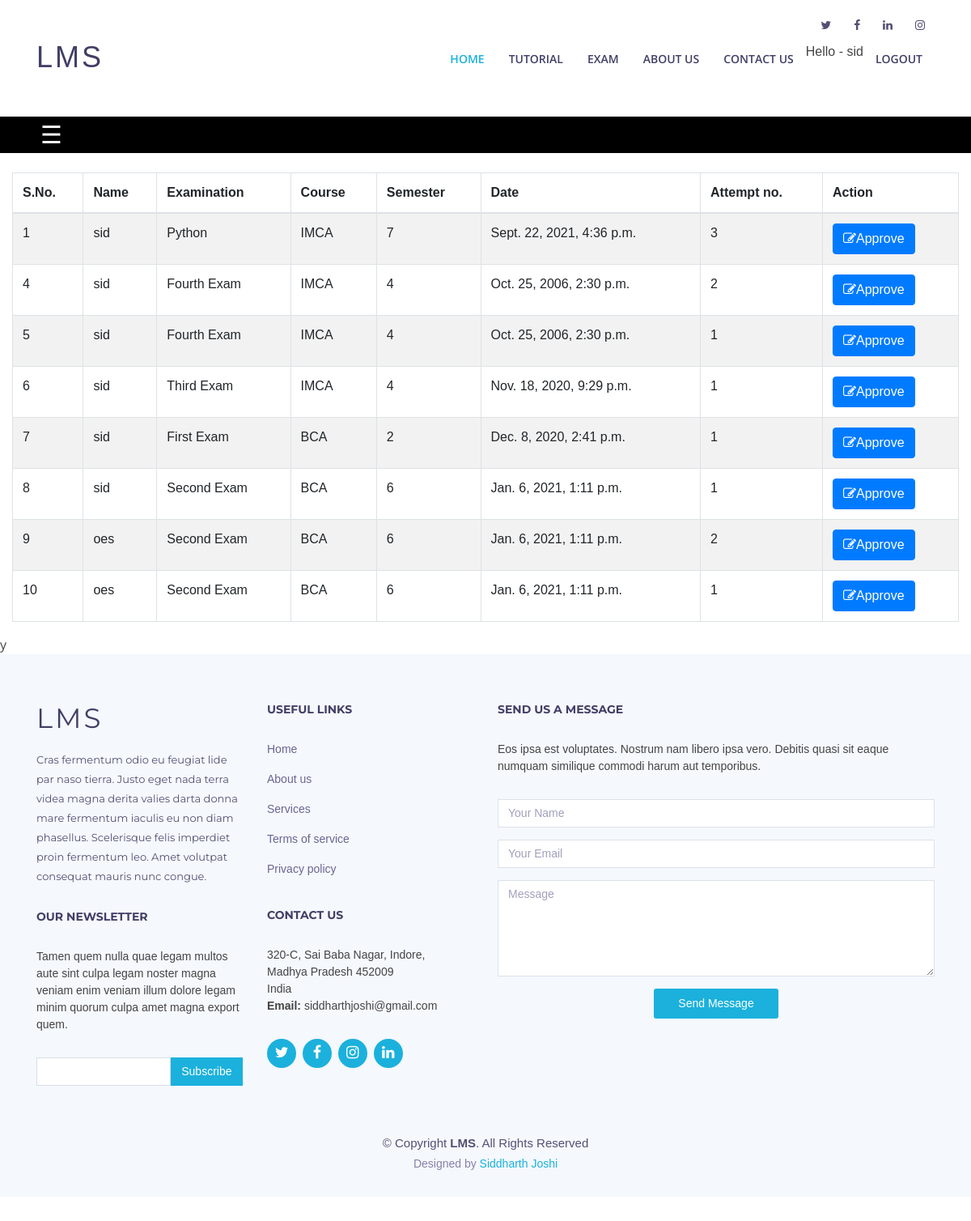
/oes/fac_exam_registration/ (signed in), run on the app's committed database.
### oes/models.py (models this page shows, shortened)
class Registration(models.Model):
    user_id = models.ForeignKey(User, on_delete = models.CASCADE)
    exam_id = models.ForeignKey(Exam_detail, on_delete = models.CASCADE)
    attempt_no = models.IntegerField()
    registered = models.IntegerField(default = 0)
    answered = models.IntegerField(default = 0)
    registered_time = models.DateTimeField(default = timezone.now)

class Exam_detail(models.Model):
    exam_name = models.CharField(default = "", max_length = 100)
    description = models.TextField(null="True", blank=True)
    start_time = models.DateTimeField()
    end_time = models.DateTimeField()
    no_of_questions = models.IntegerField()
    attempts_allowed = models.IntegerField()
    pass_percentage = models.IntegerField()
    course_id = models.ForeignKey(Course, on_delete = models.CASCADE)
    semester = models.IntegerField(default = 0)
    year = models.IntegerField(default = 0)
    status = models.IntegerField(default = 0)
    created = models.DateTimeField(default = timezone.now)
    modified = models.DateTimeField(default = timezone.now)

class Course(models.Model):
    course_name = models.CharField(default = "", max_length=100)
    description = models.TextField(null="True", blank=True)
    faculty = models.CharField(default = "", max_length=100)
    status = models.IntegerField(default = 1)
    created = models.DateTimeField(default = timezone.now)
    modified = models.DateTimeField(default = timezone.now)

### oes/views.py (the view, shortened to what this page needs)
# urls.py: path('fac_exam_registration/',fac_exam_registration,name='fac_exam_registration'),
def fac_exam_registration(request):
	if 'name' in request.session:
		message = ""
		reg = Registration.objects.all().order_by('-registered_time')
		reg_count = Registration.objects.filter(registered = 0).count()
		return render(request,'oes/fac_exam_registration.html',{'reg':reg,'reg_count':reg_count,'message':message})
	else:
		return redirect('/')

### templates/oes/fac_exam_registration.html (shortened to what this page needs)
{% extends 'faculty_dashboard_base.html' %}
{% block body %}
<section class="container-fluid">
        <table id="example" class="table table-striped table-bordered nowrap" style="width:100%">
          <thead>
            <tr>
              <th>S.No.</th>
              <th>Name</th>
              <th>Examination</th>
              <th>Course</th>
              <th>Semester</th>
              <th>Date</th>
              <th>Attempt no.</th>
              <th>Action</th>
            </tr>
          </thead>
          <tbody>
            {% for i in reg %}
            {% if i.answered == 0 and i.registered == 0%}
              <tr>
                <td>{{forloop.counter}}</td>
                <td>{{i.user_id.username}}</td>
                <td>{{i.exam_id.exam_name}}</td>
                <td>{{ i.exam_id.course_id.course_name }}</td>
                <td>{{ i.exam_id.semester }}</td>
                <td>{{ i.exam_id.start_time }}</td>
                <td>{{ i.attempt_no }}</td>
                <td>
                    <form action="{% url 'oes:fac_exam_registration' %}" method="POST">
                        <button class="btn btn-xs btn-primary" type="submit">
                            <i class="fa fa-edit"></i>Approve</button>
                    </form>
                </td>
                {% endif %}
              </tr>
            {% endfor %}
            </tbody>
          </table>
    </section>
{% endblock %}

### templates/faculty_dashboard_base.html (shortened to what this page needs)
{% load static %}
<!DOCTYPE html>
<html lang="en">
<head>
  <link rel="stylesheet" href="https://stackpath.bootstrapcdn.com/bootstrap/4.5.2/css/bootstrap.min.css">
  <link href="{% static 'lib/bootstrap/css/bootstrap.min.css' %}" rel="stylesheet">
  <link href="{% static 'lib/font-awesome/css/font-awesome.min.css' %}" rel="stylesheet">
  <link href="{% static 'lib/animate/animate.min.css' %}" rel="stylesheet">
  <link href="{% static 'lib/ionicons/css/ionicons.min.css' %}" rel="stylesheet">
  <link href="{% static 'lib/owlcarousel/assets/owl.carousel.min.css' %}" rel="stylesheet">
  <link href="{% static 'lib/lightbox/css/lightbox.min.css' %}" rel="stylesheet">
  <link href="{% static 'css/style.css' %}" rel="stylesheet" type="text/css">
</head>
<body>
  <header id="header" style="background-color: #fff;">
    <div id="topbar">
      <div class="container">
        <div class="social-links">
          <a href="#" class="twitter"><i class="fa fa-twitter"></i></a>
          <a href="#" class="facebook"><i class="fa fa-facebook"></i></a>
          <a href="#" class="linkedin"><i class="fa fa-linkedin"></i></a>
          <a href="#" class="instagram"><i class="fa fa-instagram"></i></a>
        </div>
      </div>
    </div>
    <div class="container">
      <div class="logo float-left">
        <h1 class="text-light"><a href="#intro" class="scrollto"><span>LMS</span></a></h1>
      </div>
       <nav class="main-nav float-right d-none d-lg-block">
        <ul>
          <li class="active"><a href="{% url 'tutorial:index' %}">Home</a></li>
		  <li><a href="{% url 'tutorial:tutorial' %}">Tutorial</a></li>
          <li><a href="{% url 'oes:index' %}">Exam</a></li>
          <li><a href="#about">About Us</a></li>
          <li><a href="#footer">Contact Us</a></li>
          <li>Hello - {{request.session.name}}  </li>
          <li><a href="{% url 'oes:fac_logout' %}">Logout</a></li>
        </ul>
      </nav>
    </div>
  </header>
<br><br><br><br><br><br
<header>
<div class="tophead">
	<div>
		<span class="menulines" onclick="openNav();">&#9776;</span>
	</div>
</div>
<br>
    {% block body %}
    {% endblock %}
  y
  <footer id="footer" class="section-bg">
    <div class="footer-top">
      <div class="container">
        <div class="row">
          <div class="col-lg-6">
            <div class="row">
                <div class="col-sm-6">
                  <div class="footer-info">
                    <h3>LMS</h3>
                    <p>Cras fermentum odio eu feugiat lide par naso tierra. Justo eget nada terra videa magna derita valies darta donna mare fermentum iaculis eu non diam phasellus. Scelerisque felis imperdiet proin fermentum leo. Amet volutpat consequat mauris nunc congue.</p>
                  </div>
                  <div class="footer-newsletter">
                    <h4>Our Newsletter</h4>
                    <p>Tamen quem nulla quae legam multos aute sint culpa legam noster magna veniam enim veniam illum dolore legam minim quorum culpa amet magna export quem.</p>
                    <form action="" method="post">
                      <input type="email" name="email"><input type="submit"  value="Subscribe">
                    </form>
                  </div>
                </div>
                <div class="col-sm-6">
                  <div class="footer-links">
                    <h4>Useful Links</h4>
                    <ul>
                      <li><a href="#">Home</a></li>
                      <li><a href="#">About us</a></li>
                      <li><a href="#">Services</a></li>
                      <li><a href="#">Terms of service</a></li>
                      <li><a href="#">Privacy policy</a></li>
                    </ul>
                  </div>
                  <div class="footer-links">
                    <h4>Contact Us</h4>
                    <p>
                      320-C, Sai Baba Nagar, Indore, <br>
                      Madhya Pradesh 452009<br>
                      India <br>
                      <strong>Email:</strong> siddharthjoshi@gmail.com<br>
                    </p>
                  </div>
                  <div class="social-links">
                    <a href="#" class="twitter"><i class="fa fa-twitter"></i></a>
                    <a href="#" class="facebook"><i class="fa fa-facebook"></i></a>
                    <a href="#" class="instagram"><i class="fa fa-instagram"></i></a>
                    <a href="#" class="linkedin"><i class="fa fa-linkedin"></i></a>
                  </div>
                </div>
            </div>
          </div>
          <div class="col-lg-6">
            <div class="form">
              <h4>Send us a message</h4>
              <p>Eos ipsa est voluptates. Nostrum nam libero ipsa vero. Debitis quasi sit eaque numquam similique commodi harum aut temporibus.</p>
              <form action="" method="post" role="form" class="contactForm">
                <div class="form-group">
                  <input type="text" name="name" class="form-control" id="name" placeholder="Your Name" data-rule="minlen:4" data-msg="Please enter at least 4 chars" />
                </div>
                <div class="form-group">
                  <input type="email" class="form-control" name="email" id="email" placeholder="Your Email" data-rule="email" data-msg="Please enter a valid email" />
                </div>
                <div class="form-group">
                  <textarea class="form-control" name="message" rows="5" data-rule="required" data-msg="Please write something for us" placeholder="Message"></textarea>
                </div>
                <div class="text-center"><button type="submit" title="Send Message">Send Message</button></div>
              </form>
            </div>
          </div>
        </div>
      </div>
    <div class="container">
      <div class="copyright">
        &copy; Copyright <strong>LMS</strong>. All Rights Reserved
      </div>
      <div class="credits">
        Designed by <a href="#">Siddharth Joshi</a>
      </div>
    </div>
    </div>
  </footer>
</body>
</html>

### statics/css/style.css (style rules this page uses)
body { background: #fff; color: #444; font-family: "Open Sans", sans-serif; }
a { color: #1bb1dc; transition: 0.5s; }
p { padding: 0; margin: 0 0 30px 0; }
h1, h2, h3, h4, h5, h6 { font-family: "Montserrat", sans-serif; font-weight: 400; margin: 0 0 20px 0; padding: 0; }
#topbar { padding: 0 0 10px 0; font-size: 14px; transition: all 0.5s; }
#topbar .social-links { text-align: right; }
#topbar .social-links a { color: #535074; padding: 4px 12px; display: inline-block; line-height: 1px; }
#topbar .social-links a:first-child { border-left: 0; }
#header { height: 110px; transition: all 0.5s; z-index: 997; padding: 20px 0; position: fixed; left: 0; top: 0; right: 0; }
#header .logo h1 { font-size: 36px; margin: 0; padding: 0; line-height: 1; font-weight: 400; letter-spacing: 3px; text-transform: uppercase; }
#header .logo h1 a, #header .logo h1 a:hover { color: #413e66; text-decoration: none; }
.main-nav, .main-nav * { margin: 0; padding: 0; list-style: none; }
.main-nav > ul > li { position: relative; white-space: nowrap; float: left; }
.main-nav a { display: block; position: relative; color: #413e66; padding: 10px 15px; transition: 0.3s; font-size: 14px; font-family: "Open Sans", sans-serif; text-transform: uppercase; font-weight: 600; }
.main-nav a:hover, .main-nav .active > a, .main-nav li:hover > a { color: #1bb1dc; text-decoration: none; }
.mobile-nav { position: fixed; top: 0; bottom: 0; z-index: 9999; overflow-y: auto; left: -260px; width: 260px; padding-top: 18px; background: rgba(40, 38, 70, 0.8); transition: 0.4s; }
.mobile-nav * { margin: 0; padding: 0; list-style: none; }
.mobile-nav a { display: block; position: relative; color: #fff; padding: 10px 20px; font-weight: 500; }
.mobile-nav a:hover, .mobile-nav .active > a, .mobile-nav li:hover > a { color: #8dc2fa; text-decoration: none; }
.section-bg { background: #f5f8fd; }
#footer { padding: 0 0 30px 0; font-size: 14px; background: #fff; }
#footer .footer-top { padding: 60px 0 30px 0; background: #f5f8fd; }
#footer .footer-top .footer-info { margin-bottom: 30px; }
#footer .footer-top .footer-info h3 { font-size: 34px; margin: 0 0 20px 0; padding: 2px 0 2px 0; line-height: 1; font-family: "Montserrat", sans-serif; color: #413e66; font-weight: 400; letter-spacing: 3px; text-transform: uppercase; }
#footer .footer-top .footer-info p { font-size: 13px; line-height: 24px; margin-bottom: 0; font-family: "Montserrat", sans-serif; color: #535074; }
#footer .footer-top .social-links a { font-size: 18px; display: inline-block; background: #1bb1dc; color: #fff; line-height: 1; padding: 8px 0; margin-right: 4px; border-radius: 50%; text-align: center; width: 36px; height: 36px; transition: 0.3s; }
#footer .footer-top h4 { font-size: 14px; font-weight: bold; color: #413e66; text-transform: uppercase; position: relative; padding-bottom: 10px; }
#footer .footer-top .footer-links { margin-bottom: 30px; }
#footer .footer-top .footer-links ul { list-style: none; padding: 0; margin: 0; }
#footer .footer-top .footer-links ul li { padding: 8px 0; }
#footer .footer-top .footer-links ul li:first-child { padding-top: 0; }
#footer .footer-top .footer-links ul a { color: #696592; }
#footer .footer-top .footer-newsletter { margin-bottom: 30px; }
#footer .footer-top .footer-newsletter input[type="email"] { border: 0; padding: 6px 8px; width: 65%; border: 1px solid #d9dde6; }
#footer .footer-top .footer-newsletter input[type="submit"] { background: #1bb1dc; border: 1px solid #1bb1dc; width: 35%; padding: 6px 0; text-align: center; color: #fff; transition: 0.3s; cursor: pointer; }
#footer .footer-top .form .form-group { margin-bottom: 15px; }
#footer .footer-top .form input, #footer .footer-top .form textarea { border-radius: 0; box-shadow: none; border: 1px solid #dce1ec; font-size: 14px; }
#footer .footer-top .form input::placeholder, #footer .footer-top .form textarea::placeholder { color: #a2a0bd; }
#footer .footer-top .form button[type="submit"] { background: #1bb1dc; border: 0; border-radius: 3px; padding: 8px 30px; color: #fff; transition: 0.3s; }
#footer .copyright { text-align: center; padding-top: 30px; color: #535074; font-size: 15px; }
#footer .credits { text-align: center; font-size: 14px; padding-top: 4px; color: #8582a8; }
#footer .credits a { color: #1bb1dc; }

### data on the page
Registration: user_id.username "sid", exam_id.exam_name "Python", exam_id.course_id.course_name "IMCA", exam_id.semester "7", exam_id.start_time "Sept. 22, 2021, 4:36 p.m.", attempt_no "3"
Registration: user_id.username "sid", exam_id.exam_name "Fourth Exam", exam_id.course_id.course_name "IMCA", exam_id.semester "4", exam_id.start_time "Oct. 25, 2006, 2:30 p.m.", attempt_no "2"
Registration: user_id.username "sid", exam_id.exam_name "Fourth Exam", exam_id.course_id.course_name "IMCA", exam_id.semester "4", exam_id.start_time "Oct. 25, 2006, 2:30 p.m.", attempt_no "1"
Registration: user_id.username "sid", exam_id.exam_name "Third Exam", exam_id.course_id.course_name "IMCA", exam_id.semester "4", exam_id.start_time "Nov. 18, 2020, 9:29 p.m.", attempt_no "1"
Registration: user_id.username "sid", exam_id.exam_name "First Exam", exam_id.course_id.course_name "BCA", exam_id.semester "2", exam_id.start_time "Dec. 8, 2020, 2:41 p.m.", attempt_no "1"
Registration: user_id.username "sid", exam_id.exam_name "Second Exam", exam_id.course_id.course_name "BCA", exam_id.semester "6", exam_id.start_time "Jan. 6, 2021, 1:11 p.m.", attempt_no "1"
Registration: user_id.username "oes", exam_id.exam_name "Second Exam", exam_id.course_id.course_name "BCA", exam_id.semester "6", exam_id.start_time "Jan. 6, 2021, 1:11 p.m.", attempt_no "2"
Registration: user_id.username "oes", exam_id.exam_name "Second Exam", exam_id.course_id.course_name "BCA", exam_id.semester "6", exam_id.start_time "Jan. 6, 2021, 1:11 p.m.", attempt_no "1"

### other printed values
{{ request.session.name }} "sid"
